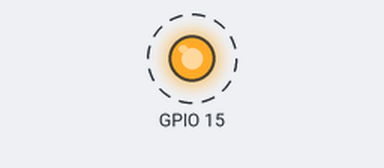
Simulated run of this program. Board: Raspberry Pi (BCM pin numbers). On the bench: output pins drawn as LEDs (lit = HIGH). Dashed ring = blinking.

Above: at 0.5 s.
Timing chart, 0 to 4.6 s (numbered marks = the images above):
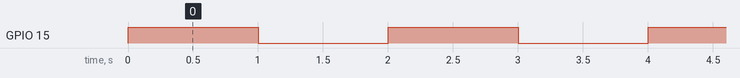

Measured:
- by itself, GPIO 15: alternates HIGH for 1.0 s and LOW for 1.0 s

The program:

relayTest.py
```python
from time import sleep
import requests
import RPi.GPIO as GPIO
import spidev
#import pyowm
GPIO.setmode(GPIO.BCM)
GPIO.setup(15, GPIO.OUT)


while 1:
    GPIO.output(15, GPIO.HIGH)
    sleep(1)
    GPIO.output(15, GPIO.LOW)
    sleep(1)
```
